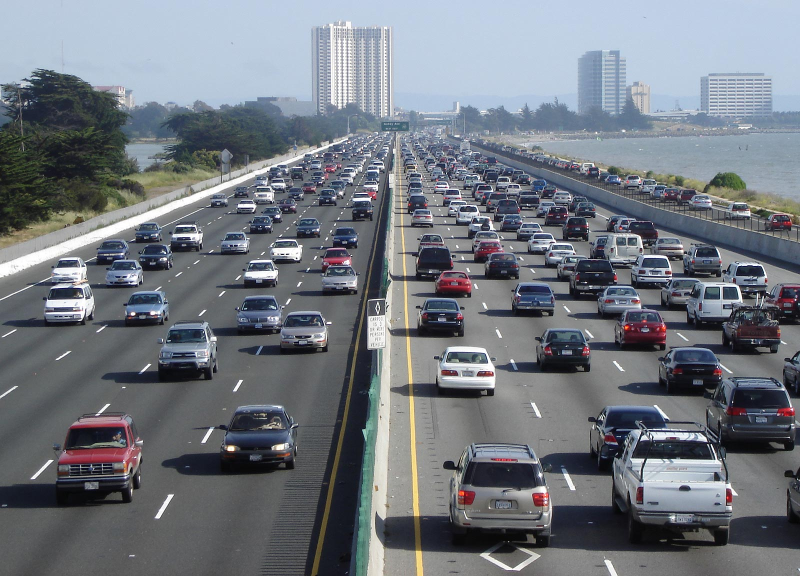
#> input picture Source/vec.jpg, 1600 x 1152 px, found by its file name (shown at 1/2 size)
$ python Vehicle_img_detection.py
#> lines starting #> are read from the running program, lines starting #| are printed output that depends on the picture; after the words box and inside, x2 and y2 are one past the last pixel; in counts of white or black regions, pixels touching at a corner belong together
import numpy as np
import cv2

image=cv2.imread("vec.jpg")
#> image is the input picture: shape (1152, 1600, 3); mean B, G, R 127.2, 119.4, 114
image=cv2.resize(image,(400,300))
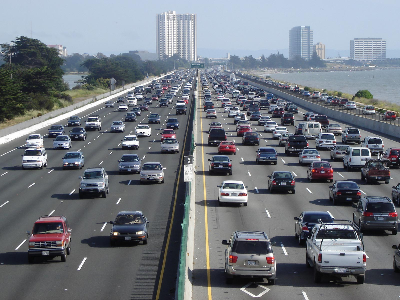
#> image: shape (300, 400, 3); mean B, G, R 127.1, 119.4, 114
gray=cv2.cvtColor(image,cv2.COLOR_BGR2GRAY)
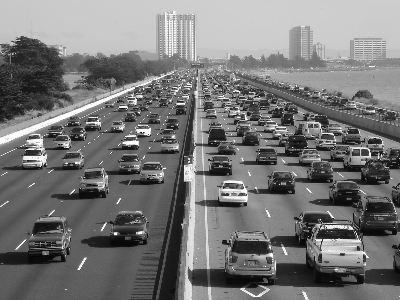
#> gray: shape (300, 400); min 2, max 255, mean 118.6

car_cascade = cv2.CascadeClassifier('cars.xml')
cars=car_cascade.detectMultiScale(gray,1.1,1)
#> cars = 21 rows, first 6: [155, 138, 23, 23], [278, 139, 24, 24], [125, 169, 21, 21], [102, 118, 23, 23], [66, 124, 23, 23], [118, 132, 24, 24]

count=0
for (x,y,w,h) in cars:
    cv2.rectangle(image,(x,y),(x+w,y+h),(0,0,255),2)
    cv2.imshow("car Detection",image)
    count += 1
#> this loop made 21 passes
#> (x, y, w, h) on passes 1 to 12: (155, 138, 23, 23), (278, 139, 24, 24), (125, 169, 21, 21), (102, 118, 23, 23), (66, 124, 23, 23), (118, 132, 24, 24), (200, 102, 24, 24), (140, 136, 27, 27), (47, 140, 45, 45), (197, 143, 42, 42), (241, 133, 46, 46), (301, 151, 43, 43)
#> pass 1, `cv2.imshow("car Detection",image)`:
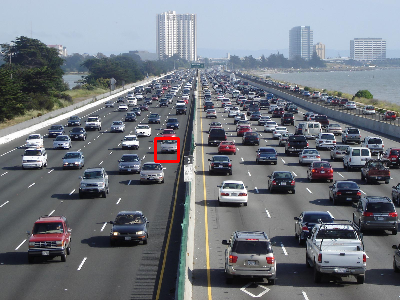
#> window 'car Detection': shape (300, 400, 3); mean B, G, R 126.9, 119.1, 114.3
#> pass 2, `cv2.imshow("car Detection",image)`:
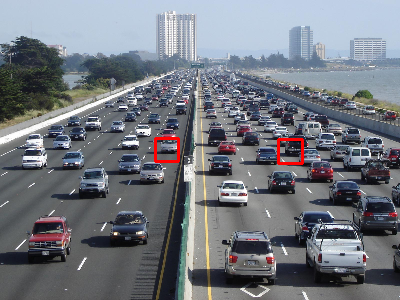
#> window 'car Detection': shape (300, 400, 3); mean B, G, R 126.6, 118.9, 114.7
#> after the loop:
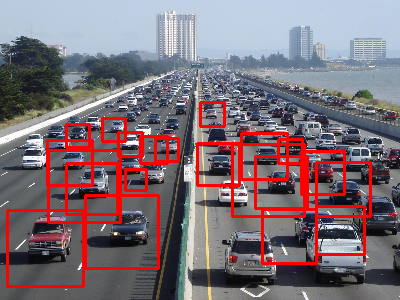
#> image: shape (300, 400, 3); 8.33% of pixels changed, all inside (x1, y1, x2, y2) = (6, 101, 372, 288)
#> after the loop, count = 21
print(count,"car found")
#| 21 car found


cv2.waitKey(0)

cv2.destroyAllWindows()

$ run again, with Source/traff.jpg copied over Source/vec.jpg
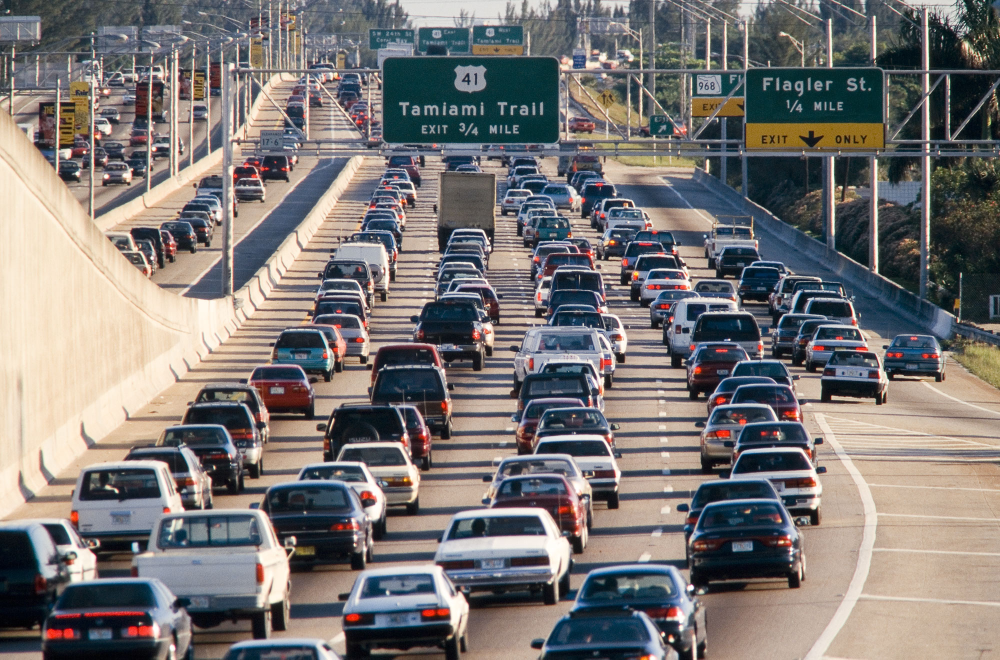
#> input picture Source/traff.jpg, 2000 x 1319 px, found by its file name (shown at 1/2 size)
#> image is the input picture: shape (1319, 2000, 3); mean B, G, R 116.5, 117.9, 121.9
#> `gray=cv2.cvtColor(image,cv2.COLOR_BGR2GRAY)`:
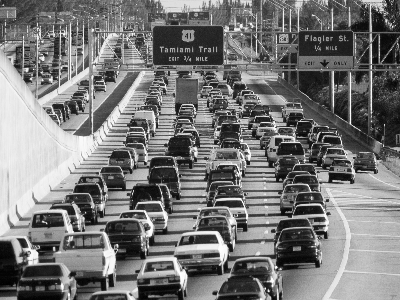
#> gray: shape (300, 400); min 1, max 255, mean 118.8
#> cars = [[90, 76, 21, 21], [30, 234, 30, 30], [320, 152, 43, 43]]
#> the loop `for (x,y,w,h) in cars:` made 3 passes
#> after the loop `for (x,y,w,h) in cars:`:
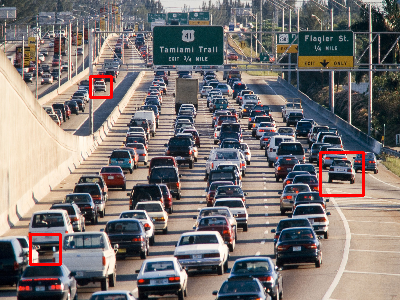
#> image: shape (300, 400, 3); mean B, G, R 115.1, 116.4, 122.8
#> after the loop `for (x,y,w,h) in cars:`: count = 3
#| 3 car found
